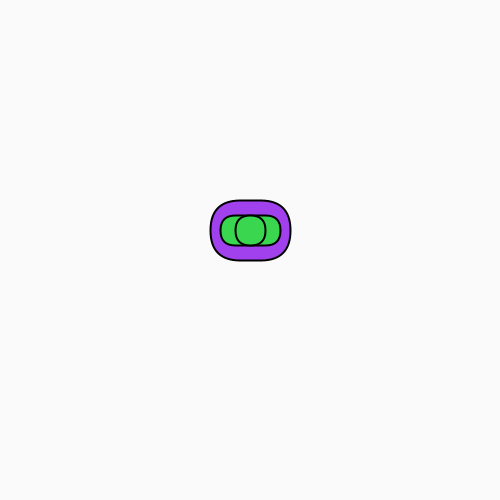
Frame 1 (no input)
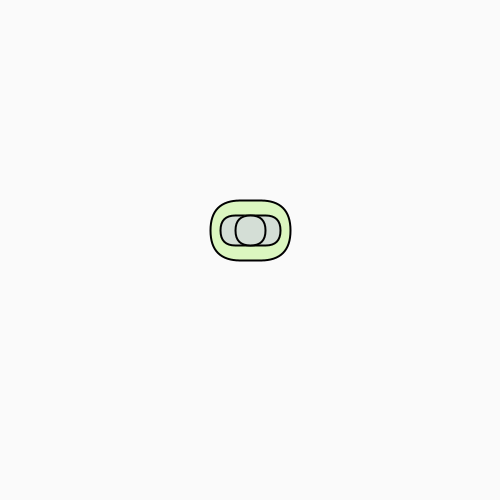
Frame 60 (the mouse pressed at the canvas centre just before this capture)
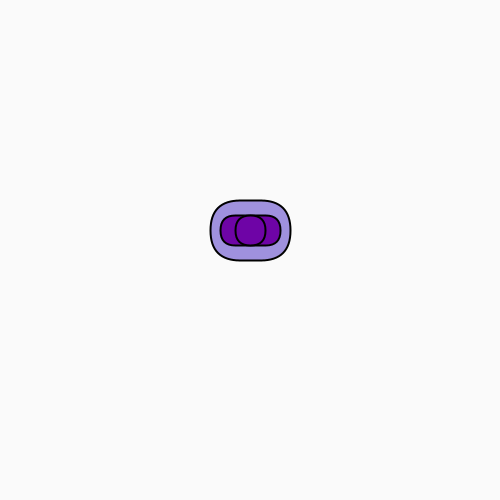
Frame 120 (the mouse held since frame 60 and released just before this capture)

The Processing sketch that drew these frames (run headless with seeded random() and noise(); from frame 60 on, the mouse is pressed at the canvas centre):

// Processing sketch: processing_85729
// ── processing_85729.pde

void setup ()
{

size (500,500);



}

void draw ()
{
background(250);
stroke(0);
strokeWeight(2);
fill(random(0,250),random(0,250),random(0,250));
rect(210,200,80,60,60);
smooth();
fill(random(0,250),random(0,250),random(0,250));
rect(220,215,60,30,30);
smooth();
rect(235,215,30,30,30);
fill(random(0,250),random(0,250),random(0,250));
smooth();


}
